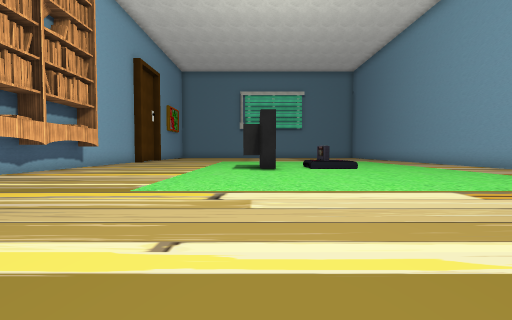
View 1 (above)

21 first-person views from a walk through a scene from a Unity 3-D project. The camera is 1.2 m above the floor, tilts 2° down and sees 90° across. The floor is counted in squares, 2 m on a side. Each view is taken from the middle of a square. On the plan, view 1 faces up. The plan holds only what a view shows up to about 9 squares ahead; the rest is blank. Some animated figures are not drawn. Some surface patterns are stand-ins.

View 2
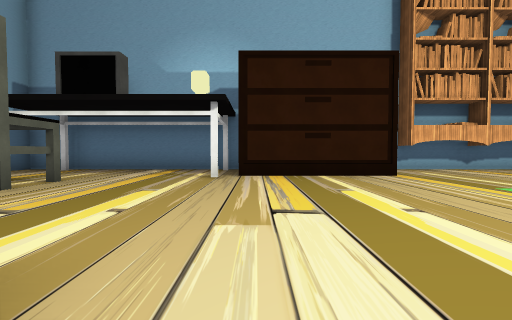

View 3
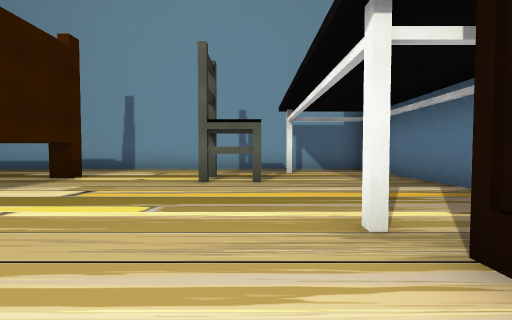

View 4
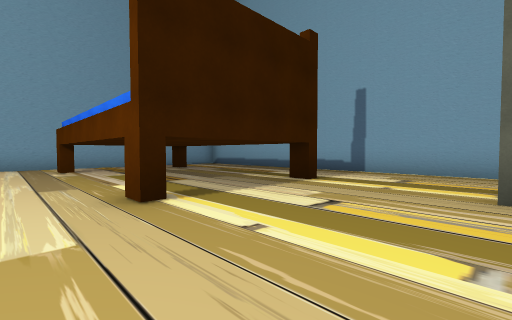

View 5
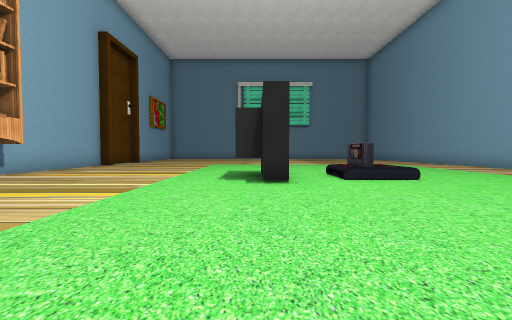

View 6
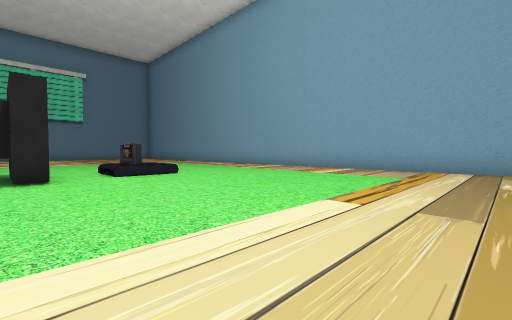

View 7
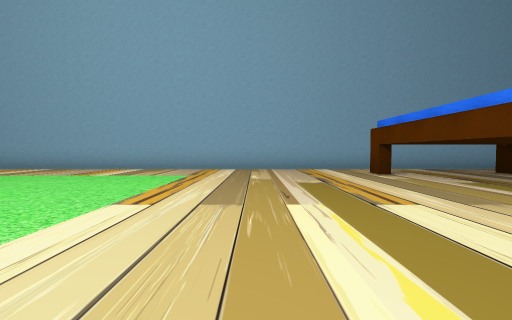

View 8
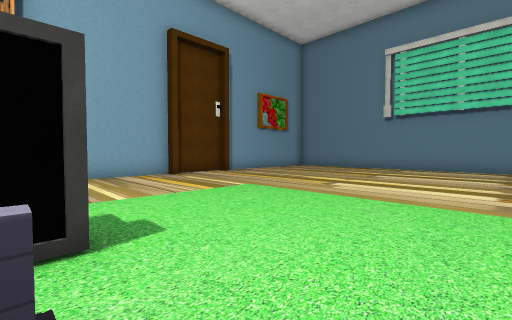

View 9
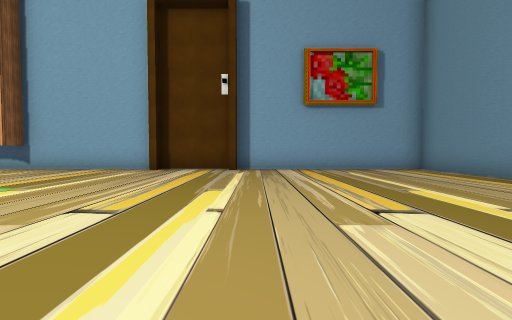

View 10
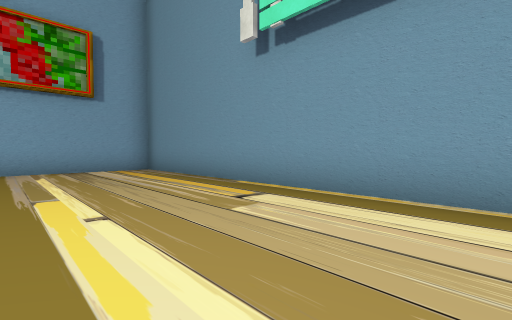

View 11
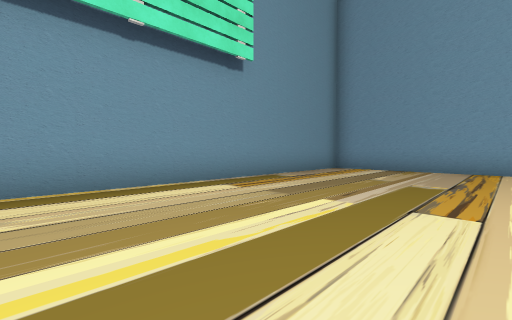

View 12
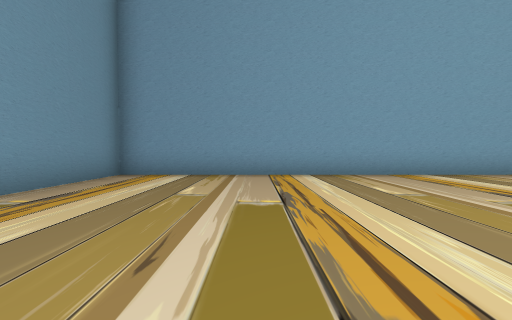

View 13
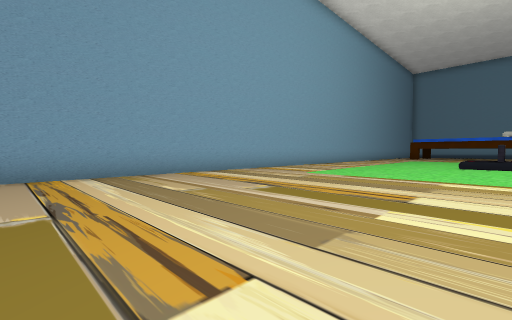

View 14
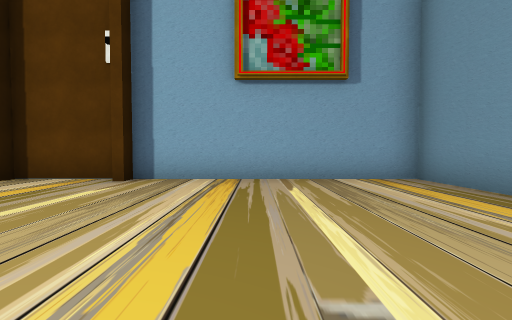

View 15
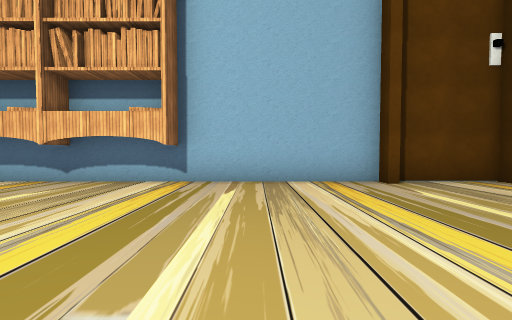

View 16
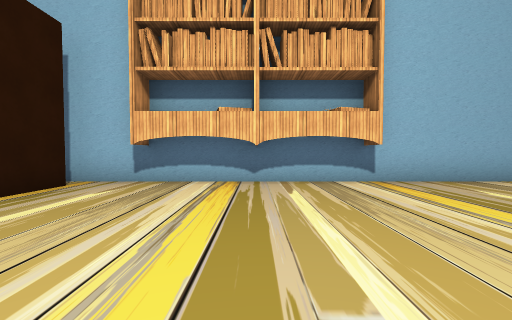

View 17
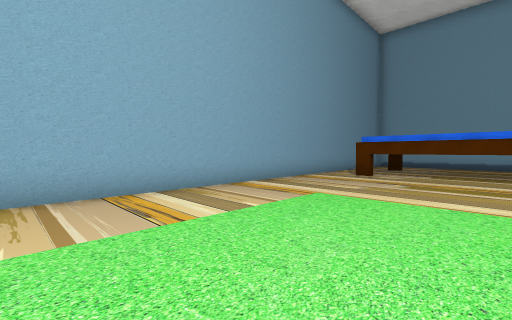

View 18
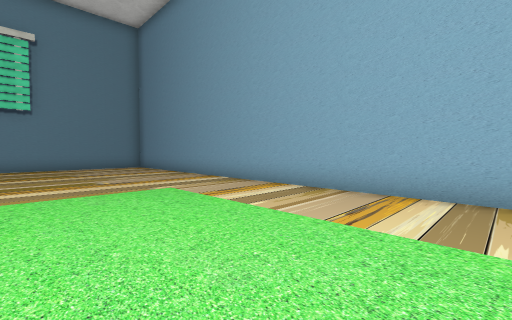

View 19
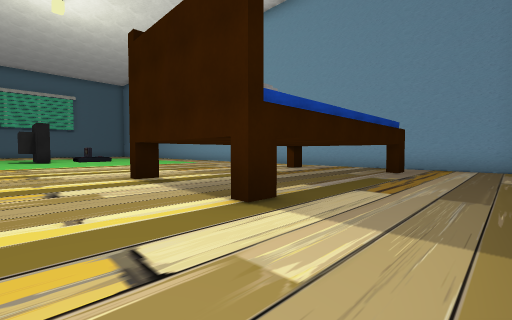

View 20
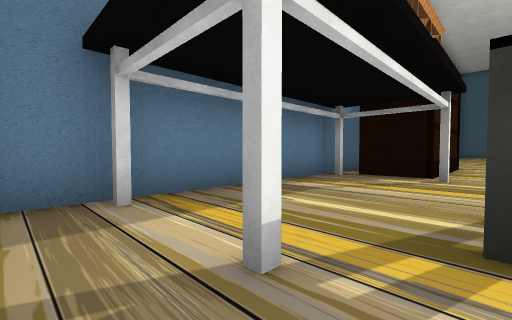

View 21
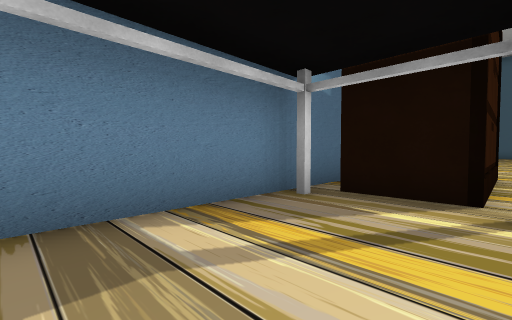

### Floor plan
Key: @ floor where view 1 was taken; # wall or solid block; . floor; / step, stairs or slope; B bookshelf; T TV; C chair; O other object.
Columns run from 7 left of view 1 to 9 right of it. Each row starts with its distance up from view 1.
 23 #################
 22 #...............#
 21 #...............#
 20 #...............#
 19 #...............#
 18 #...............#
 17 #...............#
 16 #...............#
 15 #...............#
 14 #...............#
 13 #...............#
 12 #...............#
 11 #...............#
 10 #...............#
  9 BB.....T.O/.....#
  8 #......T.O/.....#
  7 BB..............#
  6 #...............#
  5 BB..............#
  4 #...............#
  3 #.O.............#
  2 # O.............#
  1 # O.............#
  0 #OOO...@........#
 -1 ##.#............#
 -2 #.......#######.#
 -3 #.......#      .#
 -4 #...CC..#      .#
 -5 #...CC..#######.#
 -6 #..#............#
 -7 #...............#
 -8 ##############

Where each view was taken, in squares from view 1:
view 1: 0 up, 0 right, facing up
view 2: 0 up, 2 right, facing left
view 3: 1 up, 3 left, facing down
view 4: 0 up, 2 left, facing down-right
view 5: 3 up, 0 right, facing up
view 6: 2 up, 0 right, facing up-right
view 7: 2 up, 0 right, facing right
view 8: 9 up, 3 right, facing up-left
view 9: 17 up, 2 right, facing left
view 10: 19 up, 2 right, facing up-left
view 11: 18 up, 0 right, facing up-right
view 12: 19 up, 2 right, facing right
view 13: 19 up, 2 right, facing down-right
view 14: 19 up, 1 left, facing left
view 15: 11 up, 1 left, facing left
view 16: 7 up, 1 left, facing left
view 17: 8 up, 3 right, facing down-right
view 18: 8 up, 3 right, facing up-right
view 19: 7 down, 1 left, facing up-right
view 20: 7 down, 3 left, facing up-left
view 21: 4 down, 4 left, facing up-left
